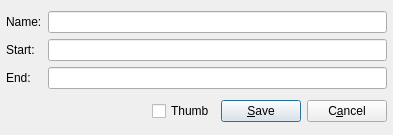
<?xml version="1.0" encoding="UTF-8"?>
<ui version="4.0">
 <class>EditFunctionDialog</class>
 <widget class="QDialog" name="EditFunctionDialog">
  <property name="geometry">
   <rect>
    <x>0</x>
    <y>0</y>
    <width>393</width>
    <height>135</height>
   </rect>
  </property>
  <property name="windowTitle">
   <string>Edit Function</string>
  </property>
  <layout class="QVBoxLayout" name="verticalLayout">
   <property name="spacing">
    <number>6</number>
   </property>
   <property name="leftMargin">
    <number>6</number>
   </property>
   <property name="topMargin">
    <number>6</number>
   </property>
   <property name="rightMargin">
    <number>6</number>
   </property>
   <property name="bottomMargin">
    <number>6</number>
   </property>
   <item>
    <layout class="QGridLayout" name="gridLayout">
     <property name="leftMargin">
      <number>0</number>
     </property>
     <property name="bottomMargin">
      <number>0</number>
     </property>
     <property name="horizontalSpacing">
      <number>6</number>
     </property>
     <item row="0" column="0">
      <widget class="QLabel" name="labelFunctionName">
       <property name="text">
        <string>Name:</string>
       </property>
       <property name="buddy">
        <cstring>editFunctionName</cstring>
       </property>
      </widget>
     </item>
     <item row="0" column="1">
      <widget class="QLineEdit" name="editFunctionName">
       <property name="maxLength">
        <number>255</number>
       </property>
      </widget>
     </item>
     <item row="1" column="1">
      <widget class="QLineEdit" name="editStart">
       <property name="maxLength">
        <number>255</number>
       </property>
      </widget>
     </item>
     <item row="1" column="0">
      <widget class="QLabel" name="labelStart">
       <property name="text">
        <string>Start:</string>
       </property>
       <property name="buddy">
        <cstring>editStart</cstring>
       </property>
      </widget>
     </item>
     <item row="2" column="1">
      <widget class="QLineEdit" name="editEnd">
       <property name="maxLength">
        <number>255</number>
       </property>
      </widget>
     </item>
     <item row="2" column="0">
      <widget class="QLabel" name="labelEnd">
       <property name="text">
        <string>End:</string>
       </property>
       <property name="buddy">
        <cstring>editEnd</cstring>
       </property>
      </widget>
     </item>
    </layout>
   </item>
   <item>
    <layout class="QHBoxLayout" name="layoutSaveCancel">
     <item>
      <spacer name="horizontalSpacer">
       <property name="orientation">
        <enum>Qt::Horizontal</enum>
       </property>
       <property name="sizeHint" stdset="0">
        <size>
         <width>40</width>
         <height>20</height>
        </size>
       </property>
      </spacer>
     </item>
     <item>
      <widget class="QCheckBox" name="checkBoxThumb">
       <property name="text">
        <string>Thumb</string>
       </property>
      </widget>
     </item>
     <item>
      <widget class="QPushButton" name="buttonSave">
       <property name="text">
        <string>&amp;Save</string>
       </property>
      </widget>
     </item>
     <item>
      <widget class="QPushButton" name="buttonCancel">
       <property name="text">
        <string>C&amp;ancel</string>
       </property>
      </widget>
     </item>
    </layout>
   </item>
  </layout>
 </widget>
 <tabstops>
  <tabstop>editFunctionName</tabstop>
  <tabstop>editStart</tabstop>
  <tabstop>checkBoxThumb</tabstop>
  <tabstop>buttonSave</tabstop>
  <tabstop>buttonCancel</tabstop>
 </tabstops>
 <resources/>
 <connections>
  <connection>
   <sender>buttonCancel</sender>
   <signal>clicked()</signal>
   <receiver>EditFunctionDialog</receiver>
   <slot>reject()</slot>
   <hints>
    <hint type="sourcelabel">
     <x>397</x>
     <y>442</y>
    </hint>
    <hint type="destinationlabel">
     <x>462</x>
     <y>441</y>
    </hint>
   </hints>
  </connection>
  <connection>
   <sender>buttonSave</sender>
   <signal>clicked()</signal>
   <receiver>EditFunctionDialog</receiver>
   <slot>accept()</slot>
   <hints>
    <hint type="sourcelabel">
     <x>279</x>
     <y>435</y>
    </hint>
    <hint type="destinationlabel">
     <x>321</x>
     <y>442</y>
    </hint>
   </hints>
  </connection>
 </connections>
</ui>
